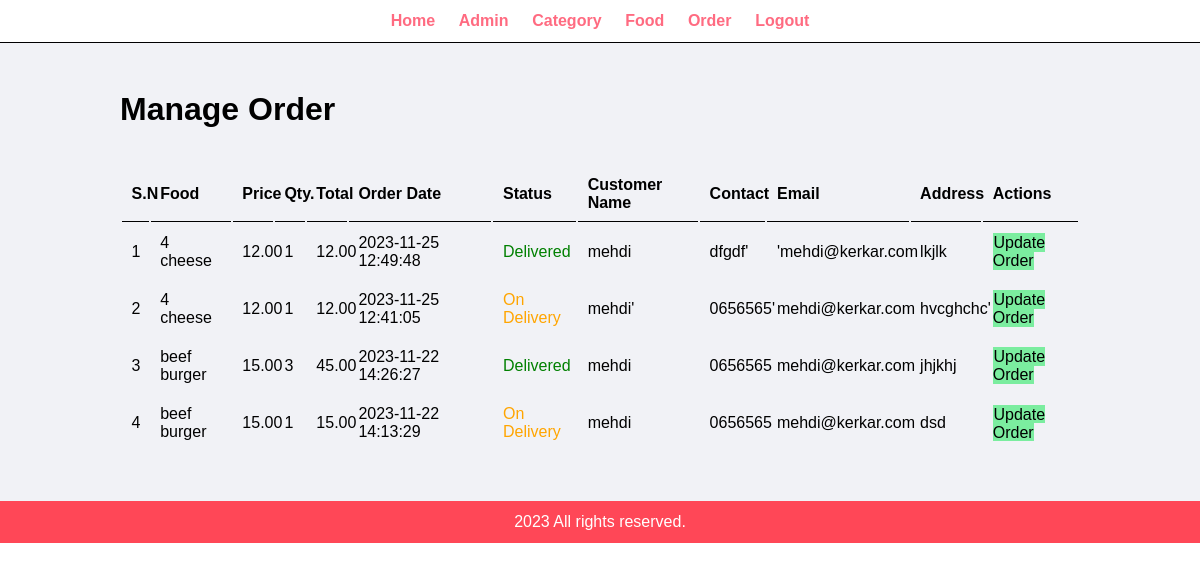
The page /admin/manage-order.php (signed in) on the database its author committed.
### tables this page shows
CREATE TABLE `tbl_order` (
  `id` int UNSIGNED NOT NULL,
  `food` varchar(150) NOT NULL,
  `price` decimal(10,2) NOT NULL,
  `qty` int NOT NULL,
  `total` decimal(10,2) NOT NULL,
  `order_date` datetime NOT NULL,
  `status` varchar(50) NOT NULL,
  `customer_name` varchar(150) NOT NULL,
  `customer_contact` varchar(20) NOT NULL,
  `customer_email` varchar(150) NOT NULL,
  `customer_address` varchar(255) NOT NULL
);

### admin/manage-order.php (the view)
<?php include_once('partials/header.php') ?>
<div class="main-content">
    <div class="wrapper">
        <h1>Manage Order</h1>
        <br /><br />
        <table class="tbl-full">
            <tr>
                <th>S.N</th>
                <th>Food</th>
                <th>Price</th>
                <th>Qty.</th>
                <th>Total</th>
                <th>Order Date</th>
                <th>Status</th>
                <th>Customer Name</th>
                <th>Contact</th>
                <th>Email</th>
                <th>Address</th>
                <th>Actions</th>
            </tr>
            <?php
            $sn = 1;
            $sql = "SELECT * FROM tbl_order ORDER BY id DESC";
            $q = $db->query($sql);
            $count = $q->rowCount();
            if ($count > 0) {
                $orders = $q->fetchAll();
            ?>
                <?php foreach ($orders as $order) : ?>
                    <tr>
                        <td><?= $sn++; ?></td>
                        <td><?= $order['food']; ?></td>
                        <td><?= $order['price']; ?></td>
                        <td><?= $order['qty']; ?></td>
                        <td><?= $order['total']; ?></td>
                        <td><?= $order['order_date']; ?></td>
                        <td>
                            <?php
                            $status = $order['status'];
                            if ($status == "Ordered") {
                                echo "<label>$status</label>";
                            } elseif ($status == "On Delivery") {
                                echo "<label style='color: orange;'>$status</label>";
                            } elseif ($status == "Delivered") {
                                echo "<label style='color: green;'>$status</label>";
                            } elseif ($status == "Cancelled") {
                                echo "<label style='color: red;'>$status</label>";
                            }
                            ?>
                        </td>
                        <td><?= $order['customer_name']; ?></td>
                        <td><?= $order['customer_contact']; ?></td>
                        <td><?= $order['customer_email']; ?></td>
                        <td><?= $order['customer_address']; ?></td>
                        <td>
                            <a href="<?= SITEURL; ?>admin/update-order.php?id=<?= $order['id']; ?>" class="btn-secondary">Update Order</a>
                        </td>
                    </tr>
                <?php endforeach; ?>
            <?php
            } else {
                echo "<tr><td colspan='12 >Orders not available</td></tr>";
            }
            ?>
        </table>
    </div>
</div>
<?php include_once('partials/footer.php') ?>

### admin/partials/header.php (shortened to what this page needs)
<!DOCTYPE html>
<html lang="en">
<head>
    <link rel="stylesheet" href="../css/admin.css">
</head>
<body>
    <div class="menu text-center">
        <div class="wrapper">
            <ul>
                <li><a href="index.php">Home</a></li>
                <li><a href="manage-admin.php">Admin </a></li>
                <li><a href="manage-category.php">Category</a></li>
                <li><a href="manage-food.php">Food</a></li>
                <li><a href="manage-order.php">Order</a></li>
                <li><a href="logout.php">Logout</a></li>
            </ul>
        </div>
    </div>

### admin/partials/footer.php
<div class="footer">
    <div class="wrapper">
            <p class="text-center">2023 All rights reserved.</p>
        </div>
    </div>
</body>
</html>

### css/admin.css (style rules this page uses)
* { margin: 0; padding: 0; font-family: Arial, 'Arial Narrow', sans-serif; }
.wrapper { padding:1%; width:80%; margin: 0 auto; }
.text-center { text-align: center; }
.tbl-full { width: 100%; }
table tr th { border-bottom: 1px solid black; padding: 1%; text-align: left; }
table tr td { padding: 1%; }
.btn-secondary { background-color: #7bed9f; padding: 1%; color: #000000; text-decoration: none; }
.menu { border-bottom:1px solid black; }
.menu ul { list-style: none; }
.menu ul li { display: inline; padding: 1%; }
.menu ul li a { text-decoration: none; font-weight: bold; color: #ff6b81; }
.main-content { background-color: #f1f2f6; padding: 3% 0; }
.footer { background-color: #ff4757; color: #fff; }

### rows shown on the page
tbl_order: food "4 cheese", price "12.00", qty "1", total "12.00", order_date "2023-11-25 12:49:48", status "Delivered", customer_name "mehdi", customer_contact "dfgdf'", customer_email "'mehdi@kerkar.com", customer_address "lkjlk"
tbl_order: food "4 cheese", price "12.00", qty "1", total "12.00", order_date "2023-11-25 12:41:05", status "On Delivery", customer_name "mehdi'", customer_contact "0656565'", customer_email "mehdi@kerkar.com", customer_address "hvcghchc'"
tbl_order: food "beef burger", price "15.00", qty "3", total "45.00", order_date "2023-11-22 14:26:27", status "Delivered", customer_name "mehdi", customer_contact "0656565", customer_email "mehdi@kerkar.com", customer_address "jhjkhj"
tbl_order: food "beef burger", price "15.00", qty "1", total "15.00", order_date "2023-11-22 14:13:29", status "On Delivery", customer_name "mehdi", customer_contact "0656565", customer_email "mehdi@kerkar.com", customer_address "dsd"
